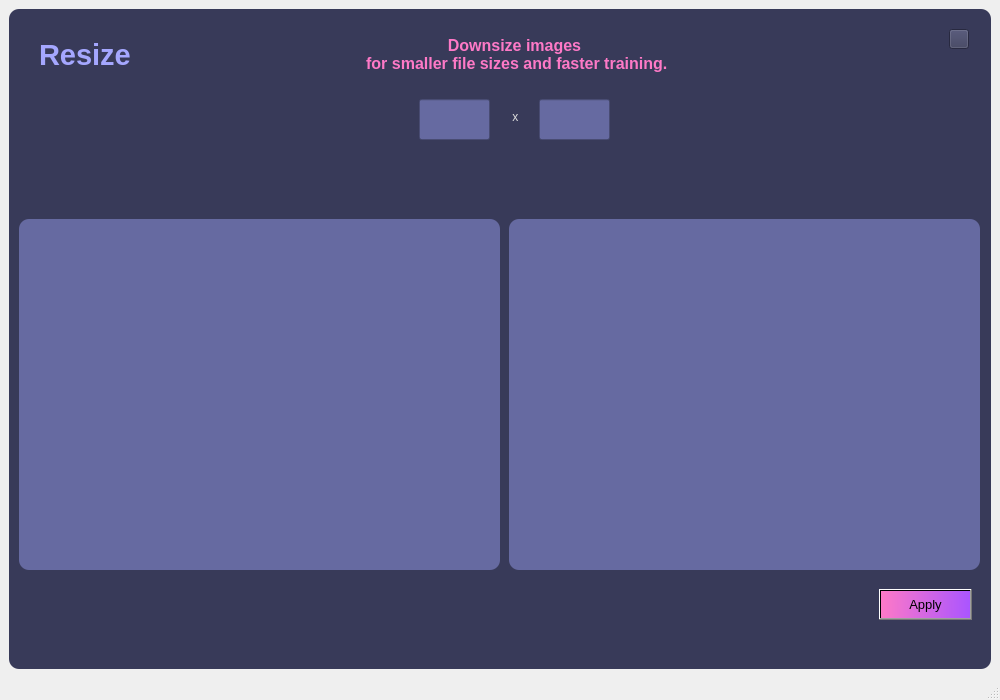
<?xml version="1.0" encoding="UTF-8"?>
<ui version="4.0">
 <class>ResizeWindow</class>
 <widget class="QMainWindow" name="ResizeWindow">
  <property name="geometry">
   <rect>
    <x>0</x>
    <y>0</y>
    <width>1000</width>
    <height>700</height>
   </rect>
  </property>
  <property name="windowTitle">
   <string>MainWindow</string>
  </property>
  <widget class="QWidget" name="centralwidget">
   <layout class="QVBoxLayout" name="verticalLayout">
    <item>
     <widget class="QFrame" name="frame">
      <property name="styleSheet">
       <string notr="true">QFrame {
	background-color: rgb(56,58,89);
	color:rgb(220,220,220);
	border-radius : 10px;
}</string>
      </property>
      <property name="frameShape">
       <enum>QFrame::StyledPanel</enum>
      </property>
      <property name="frameShadow">
       <enum>QFrame::Raised</enum>
      </property>
      <widget class="QLabel" name="label_2">
       <property name="geometry">
        <rect>
         <x>30</x>
         <y>20</y>
         <width>131</width>
         <height>51</height>
        </rect>
       </property>
       <property name="font">
        <font>
         <pointsize>22</pointsize>
         <weight>75</weight>
         <bold>true</bold>
        </font>
       </property>
       <property name="styleSheet">
        <string notr="true">
color: rgb(165, 167, 255);</string>
       </property>
       <property name="text">
        <string>Resize</string>
       </property>
      </widget>
      <widget class="QLabel" name="label_desqription">
       <property name="geometry">
        <rect>
         <x>250</x>
         <y>20</y>
         <width>511</width>
         <height>51</height>
        </rect>
       </property>
       <property name="font">
        <font>
         <pointsize>12</pointsize>
         <weight>75</weight>
         <bold>true</bold>
        </font>
       </property>
       <property name="styleSheet">
        <string notr="true">color:rgb(254,121,199);</string>
       </property>
       <property name="text">
        <string>Downsize images
 for smaller file sizes and faster training.</string>
       </property>
       <property name="textFormat">
        <enum>Qt::PlainText</enum>
       </property>
       <property name="alignment">
        <set>Qt::AlignCenter</set>
       </property>
      </widget>
      <widget class="QLabel" name="label_original_image">
       <property name="geometry">
        <rect>
         <x>10</x>
         <y>210</y>
         <width>481</width>
         <height>351</height>
        </rect>
       </property>
       <property name="styleSheet">
        <string notr="true">background-color: rgb(102, 106, 161);</string>
       </property>
       <property name="text">
        <string/>
       </property>
      </widget>
      <widget class="QLabel" name="label_resized_image">
       <property name="geometry">
        <rect>
         <x>500</x>
         <y>210</y>
         <width>471</width>
         <height>351</height>
        </rect>
       </property>
       <property name="styleSheet">
        <string notr="true">background-color: rgb(102, 106, 161);</string>
       </property>
       <property name="text">
        <string/>
       </property>
      </widget>
      <widget class="QLabel" name="label_3">
       <property name="geometry">
        <rect>
         <x>500</x>
         <y>100</y>
         <width>16</width>
         <height>16</height>
        </rect>
       </property>
       <property name="text">
        <string> x</string>
       </property>
      </widget>
      <widget class="QPushButton" name="pushButton_4">
       <property name="geometry">
        <rect>
         <x>940</x>
         <y>20</y>
         <width>20</width>
         <height>20</height>
        </rect>
       </property>
       <property name="styleSheet">
        <string notr="true">background-color: rgb(56,58,89);</string>
       </property>
       <property name="text">
        <string/>
       </property>
       <property name="icon">
        <iconset>
         <normaloff>exit2.png</normaloff>exit2.png</iconset>
       </property>
       <property name="iconSize">
        <size>
         <width>20</width>
         <height>20</height>
        </size>
       </property>
      </widget>
      <widget class="QLineEdit" name="height">
       <property name="geometry">
        <rect>
         <x>410</x>
         <y>90</y>
         <width>71</width>
         <height>41</height>
        </rect>
       </property>
       <property name="styleSheet">
        <string notr="true">background-color: rgb(102, 106, 161);</string>
       </property>
       <property name="text">
        <string/>
       </property>
      </widget>
      <widget class="QLineEdit" name="width">
       <property name="geometry">
        <rect>
         <x>530</x>
         <y>90</y>
         <width>71</width>
         <height>41</height>
        </rect>
       </property>
       <property name="styleSheet">
        <string notr="true">background-color: rgb(102, 106, 161);</string>
       </property>
      </widget>
      <widget class="QPushButton" name="pushButton">
       <property name="geometry">
        <rect>
         <x>870</x>
         <y>580</y>
         <width>93</width>
         <height>31</height>
        </rect>
       </property>
       <property name="font">
        <font>
         <pointsize>10</pointsize>
        </font>
       </property>
       <property name="styleSheet">
        <string notr="true">background-color: qlineargradient(spread:pad, x1:0, y1:0.5, x2:1, y2:0.506, stop:0 rgba(254, 121, 199, 255), stop:1 rgba(170, 85, 255, 255));</string>
       </property>
       <property name="text">
        <string>Apply</string>
       </property>
      </widget>
     </widget>
    </item>
   </layout>
  </widget>
  <widget class="QMenuBar" name="menubar">
   <property name="geometry">
    <rect>
     <x>0</x>
     <y>0</y>
     <width>1000</width>
     <height>26</height>
    </rect>
   </property>
  </widget>
  <widget class="QStatusBar" name="statusbar"/>
 </widget>
 <resources/>
 <connections/>
</ui>
